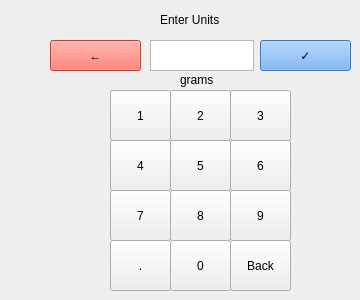
   <widget class="QWidget" name="page_10">
    <widget class="QLabel" name="page9MainLabel">
     <property name="geometry">
      <rect>
       <x>160</x>
       <y>10</y>
       <width>71</width>
       <height>20</height>
      </rect>
     </property>
     <property name="text">
      <string>Enter Units</string>
     </property>
    </widget>
    <widget class="QPushButton" name="page9CheckButton">
     <property name="geometry">
      <rect>
       <x>260</x>
       <y>40</y>
       <width>91</width>
       <height>31</height>
      </rect>
     </property>
     <property name="styleSheet">
      <string notr="true">font: 75 35pt &quot;DejaVu Sans&quot;;
background-color: rgb(98, 160, 234);
</string>
     </property>
     <property name="text">
      <string>✓</string>
     </property>
    </widget>
    <widget class="QPushButton" name="pushButton_1">
     <property name="geometry">
      <rect>
       <x>110</x>
       <y>90</y>
       <width>61</width>
       <height>51</height>
      </rect>
     </property>
     <property name="styleSheet">
      <string notr="true">font: 75 20pt &quot;DejaVu Sans&quot;;</string>
     </property>
     <property name="text">
      <string>1</string>
     </property>
    </widget>
    <widget class="QPushButton" name="pushButton_2">
     <property name="geometry">
      <rect>
       <x>170</x>
       <y>90</y>
       <width>61</width>
       <height>51</height>
      </rect>
     </property>
     <property name="styleSheet">
      <string notr="true">font: 75 20pt &quot;DejaVu Sans&quot;;</string>
     </property>
     <property name="text">
      <string>2</string>
     </property>
    </widget>
    <widget class="QPushButton" name="pushButton_3">
     <property name="geometry">
      <rect>
       <x>230</x>
       <y>90</y>
       <width>61</width>
       <height>51</height>
      </rect>
     </property>
     <property name="styleSheet">
      <string notr="true">font: 75 20pt &quot;DejaVu Sans&quot;;</string>
     </property>
     <property name="text">
      <string>3</string>
     </property>
    </widget>
    <widget class="QPushButton" name="pushButton_4">
     <property name="geometry">
      <rect>
       <x>110</x>
       <y>140</y>
       <width>61</width>
       <height>51</height>
      </rect>
     </property>
     <property name="styleSheet">
      <string notr="true">font: 75 20pt &quot;DejaVu Sans&quot;;</string>
     </property>
     <property name="text">
      <string>4</string>
     </property>
    </widget>
    <widget class="QPushButton" name="pushButton_5">
     <property name="geometry">
      <rect>
       <x>170</x>
       <y>140</y>
       <width>61</width>
       <height>51</height>
      </rect>
     </property>
     <property name="styleSheet">
      <string notr="true">font: 75 20pt &quot;DejaVu Sans&quot;;</string>
     </property>
     <property name="text">
      <string>5</string>
     </property>
    </widget>
    <widget class="QPushButton" name="pushButton_6">
     <property name="geometry">
      <rect>
       <x>230</x>
       <y>140</y>
       <width>61</width>
       <height>51</height>
      </rect>
     </property>
     <property name="styleSheet">
      <string notr="true">font: 75 20pt &quot;DejaVu Sans&quot;;</string>
     </property>
     <property name="text">
      <string>6</string>
     </property>
    </widget>
    <widget class="QPushButton" name="pushButton_9">
     <property name="geometry">
      <rect>
       <x>230</x>
       <y>190</y>
       <width>61</width>
       <height>51</height>
      </rect>
     </property>
     <property name="styleSheet">
      <string notr="true">font: 75 20pt &quot;DejaVu Sans&quot;;</string>
     </property>
     <property name="text">
      <string>9</string>
     </property>
    </widget>
    <widget class="QPushButton" name="pushButton_8">
     <property name="geometry">
      <rect>
       <x>170</x>
       <y>190</y>
       <width>61</width>
       <height>51</height>
      </rect>
     </property>
     <property name="styleSheet">
      <string notr="true">font: 75 20pt &quot;DejaVu Sans&quot;;</string>
     </property>
     <property name="text">
      <string>8</string>
     </property>
    </widget>
    <widget class="QPushButton" name="pushButton_7">
     <property name="geometry">
      <rect>
       <x>110</x>
       <y>190</y>
       <width>61</width>
       <height>51</height>
      </rect>
     </property>
     <property name="styleSheet">
      <string notr="true">font: 75 20pt &quot;DejaVu Sans&quot;;</string>
     </property>
     <property name="text">
      <string>7</string>
     </property>
    </widget>
    <widget class="QPushButton" name="page9CancelButton">
     <property name="geometry">
      <rect>
       <x>50</x>
       <y>40</y>
       <width>91</width>
       <height>31</height>
      </rect>
     </property>
     <property name="styleSheet">
      <string notr="true">font: 75 35pt &quot;DejaVu Sans&quot;;
background-color: rgb(246, 97, 81);
</string>
     </property>
     <property name="text">
      <string>←</string>
     </property>
    </widget>
    <widget class="QTextEdit" name="page9TextEditBox">
     <property name="geometry">
      <rect>
       <x>150</x>
       <y>40</y>
       <width>104</width>
       <height>31</height>
      </rect>
     </property>
    </widget>
    <widget class="QPushButton" name="pushButton_0">
     <property name="geometry">
      <rect>
       <x>170</x>
       <y>240</y>
       <width>61</width>
       <height>51</height>
      </rect>
     </property>
     <property name="styleSheet">
      <string notr="true">font: 75 20pt &quot;DejaVu Sans&quot;;</string>
     </property>
     <property name="text">
      <string>0</string>
     </property>
    </widget>
    <widget class="QPushButton" name="pushButton_Back">
     <property name="geometry">
      <rect>
       <x>230</x>
       <y>240</y>
       <width>61</width>
       <height>51</height>
      </rect>
     </property>
     <property name="styleSheet">
      <string notr="true">font: 75 15pt &quot;DejaVu Sans&quot;;</string>
     </property>
     <property name="text">
      <string>Back</string>
     </property>
    </widget>
    <widget class="QPushButton" name="pushButton_PlusEquals">
     <property name="geometry">
      <rect>
       <x>110</x>
       <y>240</y>
       <width>61</width>
       <height>51</height>
      </rect>
     </property>
     <property name="styleSheet">
      <string notr="true">font: 75 20pt &quot;DejaVu Sans&quot;;</string>
     </property>
     <property name="text">
      <string>.</string>
     </property>
    </widget>
    <widget class="QLabel" name="page9MainLabel_2">
     <property name="geometry">
      <rect>
       <x>180</x>
       <y>70</y>
       <width>51</width>
       <height>20</height>
      </rect>
     </property>
     <property name="text">
      <string>grams</string>
     </property>
    </widget>
   </widget>
